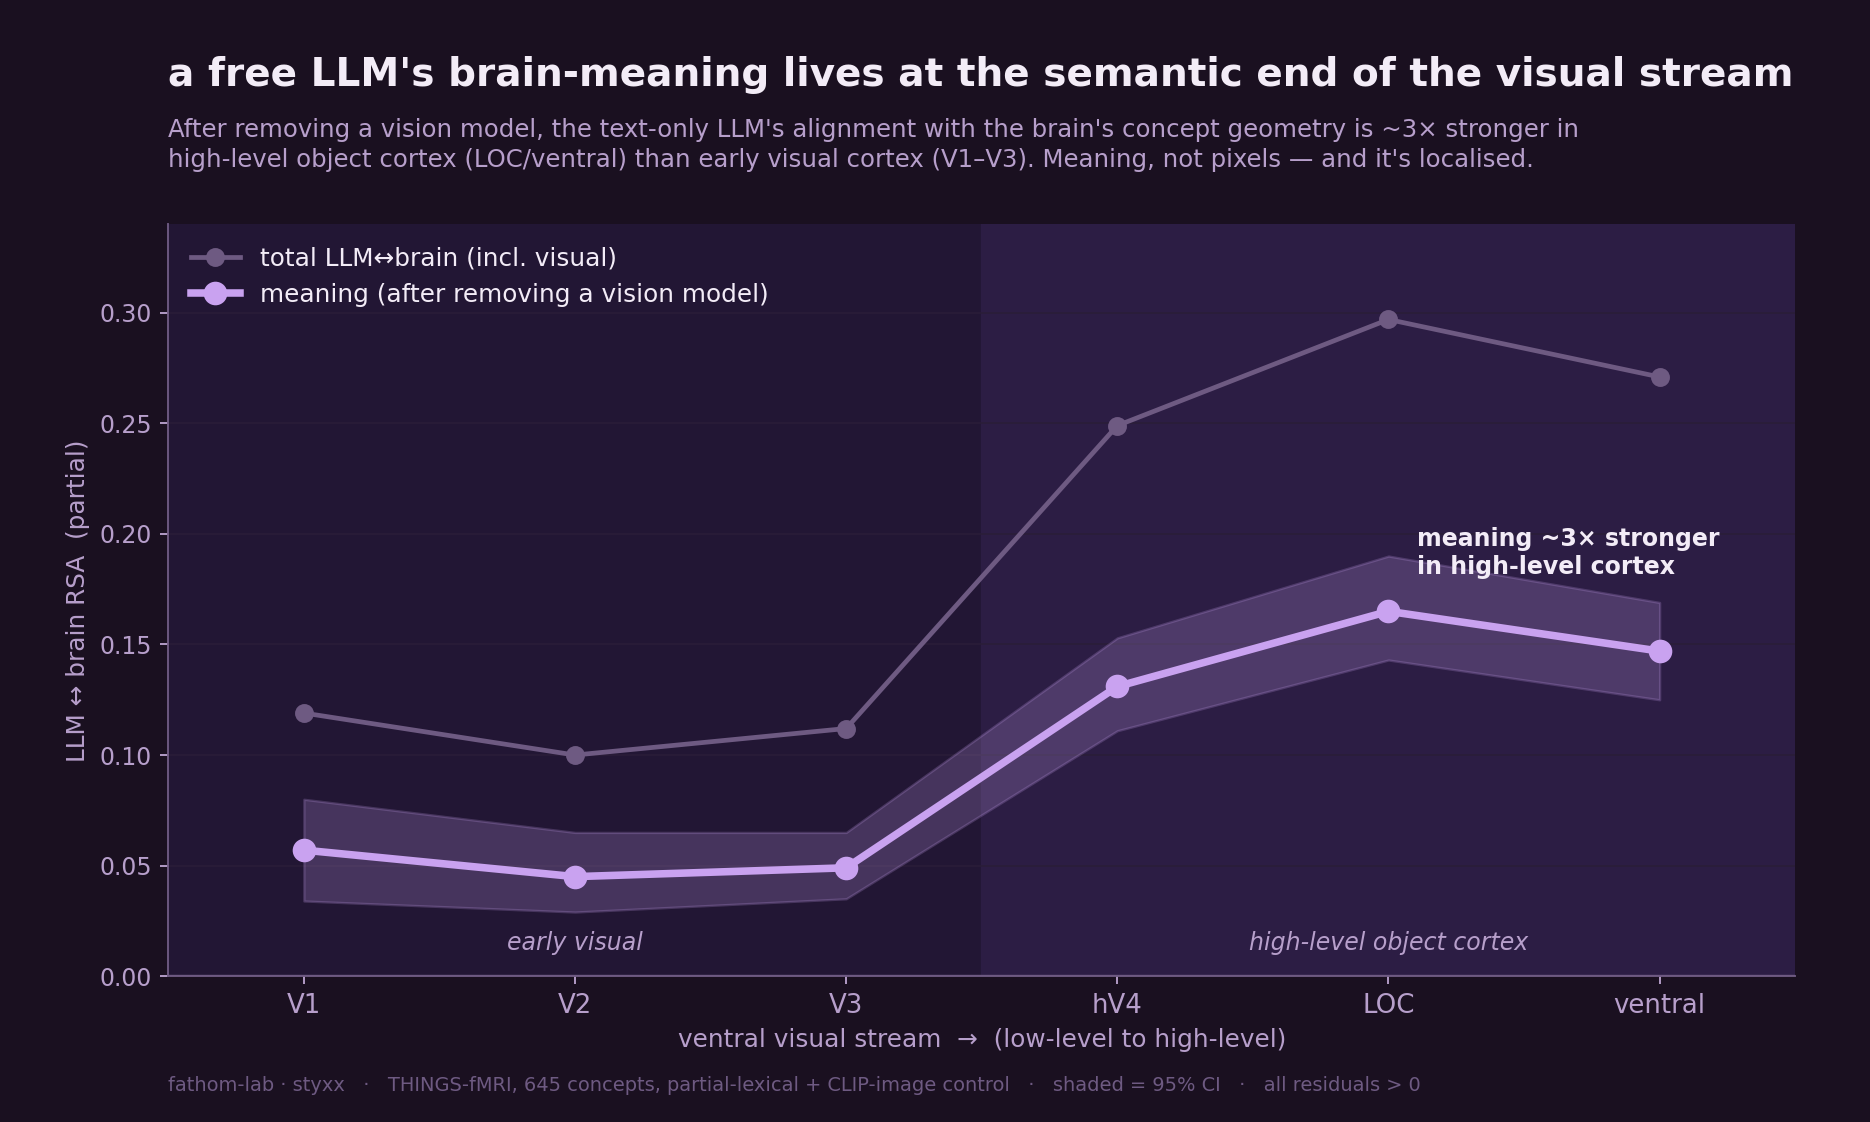

This figure's Python source:
# -*- coding: utf-8 -*-
"""Figure: the LLM's brain-meaning climbs the ventral hierarchy. Per ROI (V1->ventral): total LLM<->brain RSA
(|lex) vs the meaning residual after removing a vision model (|lex+vision), with bootstrap CI band."""
import json
from pathlib import Path
import numpy as np
import matplotlib; matplotlib.use("Agg"); import matplotlib.pyplot as plt
HERE = Path(__file__).resolve().parent
d = json.load(open(HERE / "tier2_gradient_result.json"))["rois"]
rois = ["V1", "V2", "V3", "hV4", "LOC", "ventral"]
x = np.arange(len(rois))
total = [d[r]["LLM|lex"] for r in rois]
resid = [d[r]["LLM|lex+vision"] for r in rois]
lo = [d[r]["LLM|lex+vision_CI"][0] for r in rois]; hi = [d[r]["LLM|lex+vision_CI"][1] for r in rois]

BG="#1a1020"; INK="#F3ECF7"; SUB="#B79FCB"; LILAC="#C9A2F0"; CYAN="#65E0D8"; MUTE="#6E5A82"; GRID="#2a1d38"
plt.rcParams.update({"font.family": "DejaVu Sans"})
fig, ax = plt.subplots(figsize=(11, 6.6), dpi=170); fig.patch.set_facecolor(BG); ax.set_facecolor(BG)
fig.subplots_adjust(left=0.09, right=0.96, top=0.80, bottom=0.13)
ax.axvspan(-0.5, 2.5, color="#221634", zorder=0); ax.axvspan(2.5, 5.5, color="#2c1d44", zorder=0)
ax.text(1.0, 0.012, "early visual", color=SUB, fontsize=10, ha="center", style="italic")
ax.text(4.0, 0.012, "high-level object cortex", color=SUB, fontsize=10, ha="center", style="italic")
ax.plot(x, total, "-o", color=MUTE, lw=2, ms=7, zorder=3, label="total LLM↔brain (incl. visual)")
ax.fill_between(x, lo, hi, color=LILAC, alpha=0.22, zorder=2)
ax.plot(x, resid, "-o", color=LILAC, lw=3.2, ms=9, zorder=4, label="meaning (after removing a vision model)")
ax.axhline(0, color=MUTE, lw=1)
ax.set_xticks(x); ax.set_xticklabels(rois, fontsize=11, color=INK)
ax.set_ylabel("LLM ↔ brain RSA  (partial)", fontsize=10.5, color=SUB)
ax.set_xlabel("ventral visual stream  →  (low-level to high-level)", fontsize=10.5, color=SUB)
ax.tick_params(colors=SUB); ax.set_ylim(0, 0.34); ax.set_xlim(-0.5, 5.5); ax.grid(axis="y", color=GRID, lw=0.7, zorder=0)
for s in ("top", "right"): ax.spines[s].set_visible(False)
for s in ("left", "bottom"): ax.spines[s].set_color(MUTE)
ax.legend(loc="upper left", frameon=False, fontsize=10.5, labelcolor=INK)
ax.annotate("meaning ~3× stronger\nin high-level cortex", (4, resid[4]), textcoords="offset points", xytext=(12, 16), fontsize=10, color=INK, fontweight="bold")
fig.text(0.09, 0.95, "a free LLM's brain-meaning lives at the semantic end of the visual stream", fontsize=16.5, fontweight="bold", color=INK, va="top")
fig.text(0.09, 0.895, "After removing a vision model, the text-only LLM's alignment with the brain's concept geometry is ~3× stronger in\n"
         "high-level object cortex (LOC/ventral) than early visual cortex (V1–V3). Meaning, not pixels — and it's localised.",
         fontsize=10.3, color=SUB, va="top", linespacing=1.35)
fig.text(0.09, 0.028, "fathom-lab · styxx   ·   THINGS-fMRI, 645 concepts, partial-lexical + CLIP-image control   ·   shaded = 95% CI   ·   all residuals > 0", fontsize=8.2, color=MUTE)
fig.savefig(HERE / "fig_gradient.png", facecolor=BG); plt.close(fig)
print("residual V1-V3 mean", round(float(np.mean(resid[:3])), 3), "high-level mean", round(float(np.mean(resid[3:])), 3))
print("wrote fig_gradient.png")
